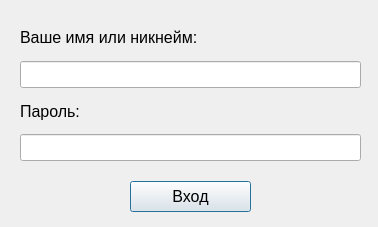
<?xml version="1.0" encoding="UTF-8"?>
<ui version="4.0">
 <class>Dialog</class>
 <widget class="QDialog" name="Dialog">
  <property name="geometry">
   <rect>
    <x>0</x>
    <y>0</y>
    <width>378</width>
    <height>227</height>
   </rect>
  </property>
  <property name="windowTitle">
   <string>NetChat - Login</string>
  </property>
  <widget class="QWidget" name="verticalLayoutWidget">
   <property name="geometry">
    <rect>
     <x>20</x>
     <y>20</y>
     <width>341</width>
     <height>141</height>
    </rect>
   </property>
   <layout class="QVBoxLayout" name="verticalLayout">
    <item>
     <widget class="QLabel" name="label">
      <property name="font">
       <font>
        <pointsize>12</pointsize>
       </font>
      </property>
      <property name="text">
       <string>Ваше имя или никнейм:</string>
      </property>
     </widget>
    </item>
    <item>
     <widget class="QLineEdit" name="Nickname">
      <property name="font">
       <font>
        <pointsize>12</pointsize>
       </font>
      </property>
     </widget>
    </item>
    <item>
     <widget class="QLabel" name="label_2">
      <property name="font">
       <font>
        <pointsize>12</pointsize>
       </font>
      </property>
      <property name="text">
       <string>Пароль:</string>
      </property>
     </widget>
    </item>
    <item>
     <widget class="QLineEdit" name="Password">
      <property name="font">
       <font>
        <pointsize>12</pointsize>
       </font>
      </property>
     </widget>
    </item>
   </layout>
  </widget>
  <widget class="QPushButton" name="Login">
   <property name="geometry">
    <rect>
     <x>130</x>
     <y>181</y>
     <width>121</width>
     <height>31</height>
    </rect>
   </property>
   <property name="font">
    <font>
     <pointsize>12</pointsize>
    </font>
   </property>
   <property name="text">
    <string>Вход</string>
   </property>
  </widget>
 </widget>
 <resources/>
 <connections/>
</ui>
